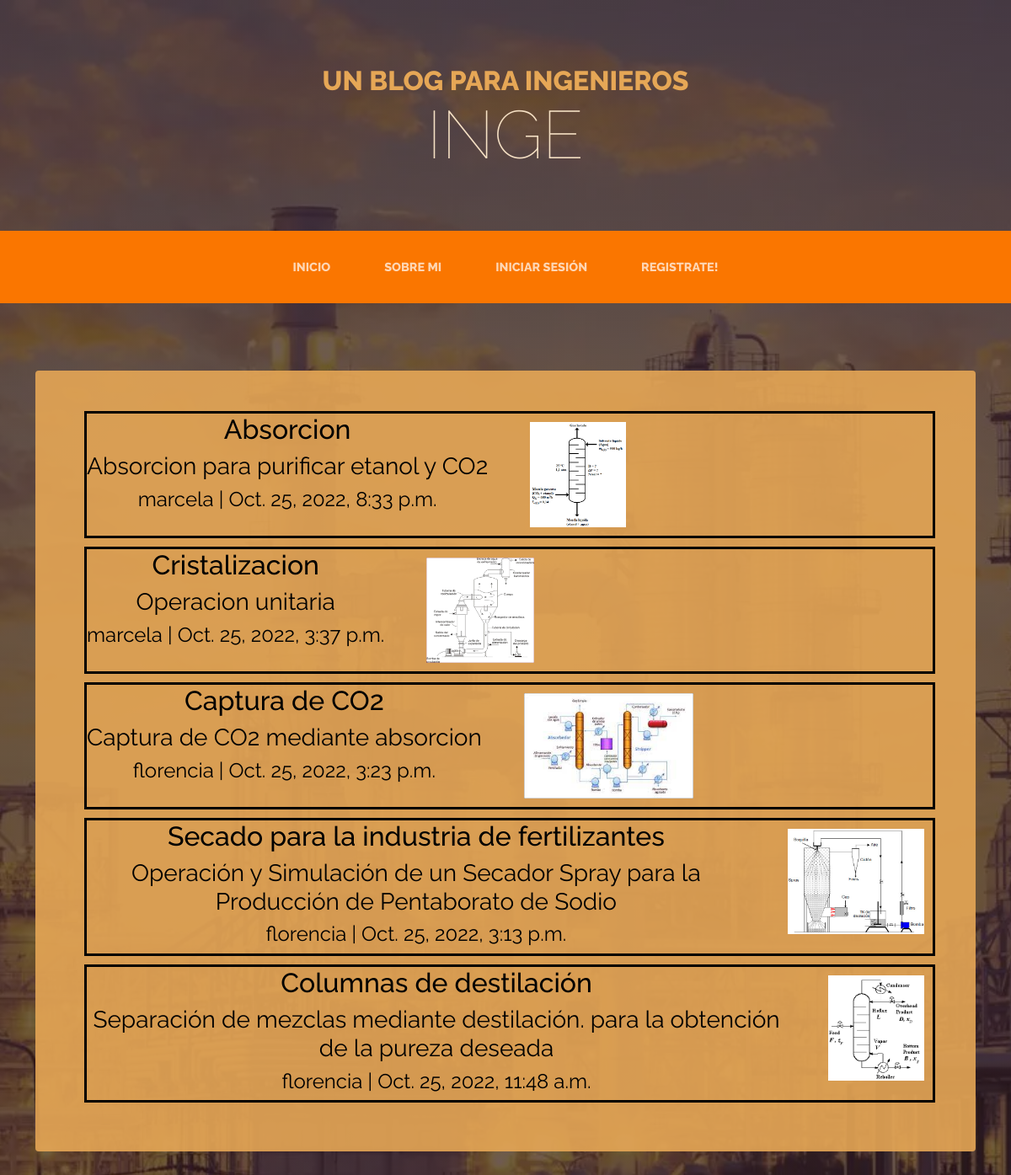
The page / on the database its author committed.
### AppIngE/models.py (models this page shows, shortened)
class Posteo(models.Model):
    titulo= models.CharField(max_length=500, unique=True)
    slug=models.SlugField(max_length=500, unique=True)
    subtitulo=models.CharField(max_length=500)
    imagen=models.ImageField(upload_to='Imagen', null=True, blank=False)
    contenido=RichTextField()
    autor=models.ForeignKey(User, on_delete=models.CASCADE, related_name='posteos')
    actualizacion=models.DateTimeField(auto_now=True)
    creacion=models.DateTimeField(auto_now_add=True)
    class Meta:
        ordering = ['-creacion']

### AppIngE/views.py (the view)
# urls.py: path('', ListaPosts.as_view(), name='home'),
class ListaPosts(generic.ListView):
    queryset = Posteo.objects.all().order_by('-creacion')
    template_name = 'home.html'

### AppIngE/templates/home.html (shortened to what this page needs)
{% extends 'head.html' %} {% load static %}  {% block encabezado %}
<header>
  <h1 class="site-heading text-center text-faded d-none d-lg-block">
    <span class="site-heading-upper text-primary mb-3"
      >Un blog para ingenieros</span
    >
    <span class="site-heading-lower">IngE</span>
  </h1>
</header>
{% endblock %} {% block principal %}
<section class="page-section clearfix">
  <div class="container">
    <div
      class="intro-text left-0 text-center bg-faded p-5 rounded"
      style="background-color: rgba(230, 167, 86, 0.9); margin-top: 0px; max-width: auto"
    >
      {% for posteo in posteo_list %}
      <div style="display: flex; flex-direction: column; justify-content: left">
        <div
          style="
            display: flex;
            flex-direction: column;
            border: 3px solid black;
            margin: 0px 0px 10px 10px;
          "
        >
          <a href="{% url 'detallePost' posteo.slug %}">
            <div style="display: flex; flex-direction: row; color: black">
              <div>
                <h2>{{ posteo.titulo }}</h2>
                <h3 style="font-weight: normal">{{ posteo.subtitulo }}</h3>
                <h4 style="font-weight: normal">
                  {{ posteo.autor }} | {{ posteo.creacion }}
                </h4>
              </div>
              <div>
                <img
                  style="height: 125px; margin: 10px 10px 10px 50px"
                  src="{{ posteo.imagen.url }}"
                />
              </div>
            </div>
          </a>
        </div>
      </div>
      {% empty %}
      <h2 style="margin: 0px; padding: 10px">
        Aún no hay posts, se el primero!
      </h2>
      {% endfor %}
    </div>
  </div>
</section>
{% endblock %}

### AppIngE/templates/head.html (shortened to what this page needs)
<!DOCTYPE html>
<html lang="en">
  <head>
    {% load static %}
    <link href="{% static 'css/styles.css' %}" rel="stylesheet" />
  </head>
  <body>
    {% block encabezado %} {% endblock %}
    <nav
      class="navbar navbar-expand-lg navbar-dark py-lg-4"
      id="mainNav"
      style="background-color: #fa7600"
    >
      <div class="container">
        <div class="collapse navbar-collapse" id="navbarSupportedContent">
          <ul class="navbar-nav mx-auto">
            <li class="nav-item px-lg-4">
              <a class="nav-link text-uppercase" href="{% url 'home' %}"
                >Inicio</a
              >
            </li>
            <li class="nav-item px-lg-4">
              <a class="nav-link text-uppercase" href="{% url 'about' %}"
                >Sobre mi</a
              >
            </li>
            {% if request.user.is_authenticated %}
            <li class="nav-item px-lg-4">
              <a class="nav-link text-uppercase" href="{% url 'posteos' %}"
                >Postear</a
              >
            </li>
            {% comment %} <li class="nav-item px-lg-4">
              <a class="nav-link text-uppercase"
                >Bienvenido, {{user.username}}!!!.</a
              >
            </li> {% endcomment %}
            <li class="nav-item px-lg-4">
              <a class="nav-link text-uppercase" href="{% url 'perfil' %}"
                >Perfil</a
              >
            </li>
            <li class="nav-item px-lg-4">
              <a class="nav-link text-uppercase" href="{% url 'mensajeria' %}"
                >Chat</a
              >
            </li>
            <li class="nav-item px-lg-4">
              <a class="nav-link text-uppercase" href="{% url 'cerrarSesion' %}"
                >Cerrar Sesión</a
              >
            </li>
            {% else %}
            <li class="nav-item px-lg-4">
              <a class="nav-link text-uppercase" href="{% url 'ingresar' %}"
                >Iniciar sesión</a
              >
            </li>
            <li class="nav-item px-lg-4">
              <a class="nav-link text-uppercase" href="{% url 'registro' %}"
                >Registrate!</a
              >
            </li>
            {% endif %}
          </ul>
        </div>
      </div>
    </nav>
    {% block principal %} {% endblock %}
  </body>
</html>

### AppIngE/templates/head.html (style rules this page uses)
a:link, a:visited, a:active { text-decoration: none; }

### rows shown on the page
Posteo: titulo "Absorcion", subtitulo "Absorcion para purificar etanol y CO2", autor "marcela", creacion "Oct. 25, 2022, 8:33 p.m.", imagen (picture)
Posteo: titulo "Cristalizacion", subtitulo "Operacion unitaria", autor "marcela", creacion "Oct. 25, 2022, 3:37 p.m.", imagen (picture)
Posteo: titulo "Captura de CO2", subtitulo "Captura de CO2 mediante absorcion", autor "florencia", creacion "Oct. 25, 2022, 3:23 p.m.", imagen (picture)
Posteo: titulo "Secado para la industria de fertilizantes", subtitulo "Operación y Simulación de un Secador Spray para la Producción de Pentaborato de Sodio", autor "florencia", creacion "Oct. 25, 2022, 3:13 p.m.", imagen (picture)
Posteo: titulo "Columnas de destilación", subtitulo "Separación de mezclas mediante destilación. para la obtención de la pureza deseada", autor "florencia", creacion "Oct. 25, 2022, 11:48 a.m.", imagen (picture)
